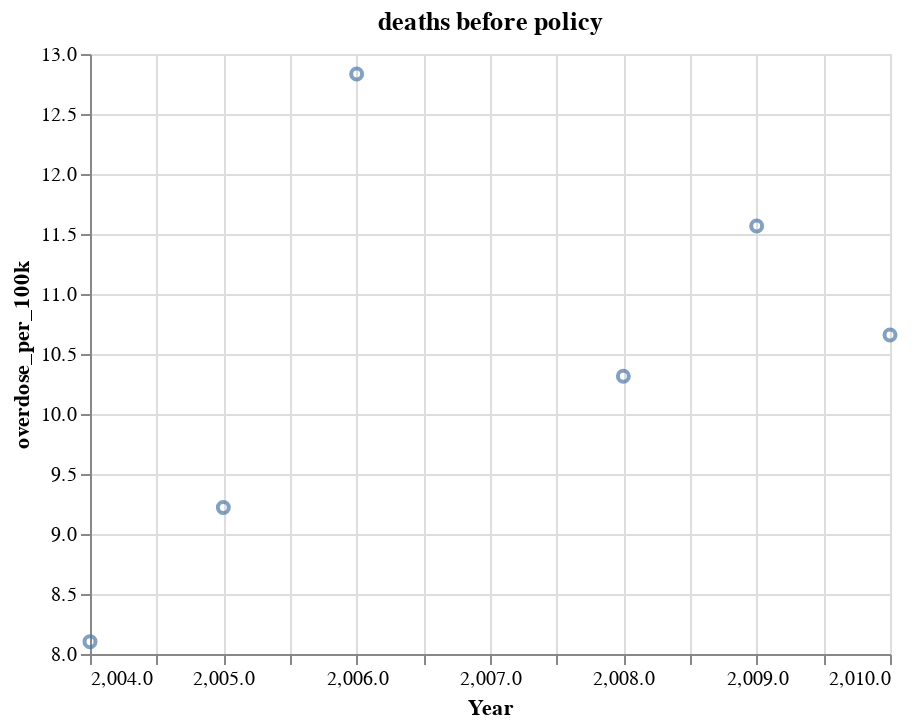

Notebook code for this chart:
### Code cell
# test the function
# may remove title parameters later - not really necessary as we aren't plotting this part in our final analysis
# however, if we can't add a title to our fit/regression line charts, we may need to add them here
base_before, base_after = get_charts(b4 = tx_b4, after = tx_after, title_b4 = "deaths before policy", title_after="deaths after policy")
base_before + base_after

### Figure 1 — Vega-Lite specification as saved in the notebook (floating-point values rounded to 4 significant figures)
{"config": {"view": {"continuousWidth": 400, "continuousHeight": 300}}, "layer": [{"data": {"name": "data-7f13d72b7c7fdba6c7f14d7cd8b8f3a3"}, "mark": "point", "encoding": {"x": {"field": "Year", "scale": {"zero": false}, "type": "quantitative"}, "y": {"field": "overdose_per_100k", "scale": {"zero": false}, "type": "quantitative"}}, "title": "deaths before policy"}, {"data": {"name": "data-89163bff90d98b3bec0d238c74d22f35"}, "mark": "point", "encoding": {"x": {"field": "Year", "scale": {"zero": false}, "type": "quantitative"}, "y": {"field": "overdose_per_100k", "scale": {"zero": false}, "type": "quantitative"}}, "title": "deaths after policy"}], "$schema": "https://vega.github.io/schema/vega-lite/v4.17.0.json", "datasets": {"data-7f13d72b7c7fdba6c7f14d7cd8b8f3a3": [{"Year": 2004.0, "overdose_per_100k": 8.103, "stddev": 4.379}, {"Year": 2005.0, "overdose_per_100k": 9.22, "stddev": 4.64}, {"Year": 2006.0, "overdose_per_100k": 12.83, "stddev": 9.534}], "data-89163bff90d98b3bec0d238c74d22f35": [{"Year": 2008.0, "overdose_per_100k": 10.32, "stddev": 5.597}, {"Year": 2009.0, "overdose_per_100k": 11.57, "stddev": 6.587}, {"Year": 2010.0, "overdose_per_100k": 10.66, "stddev": 5.958}]}}
